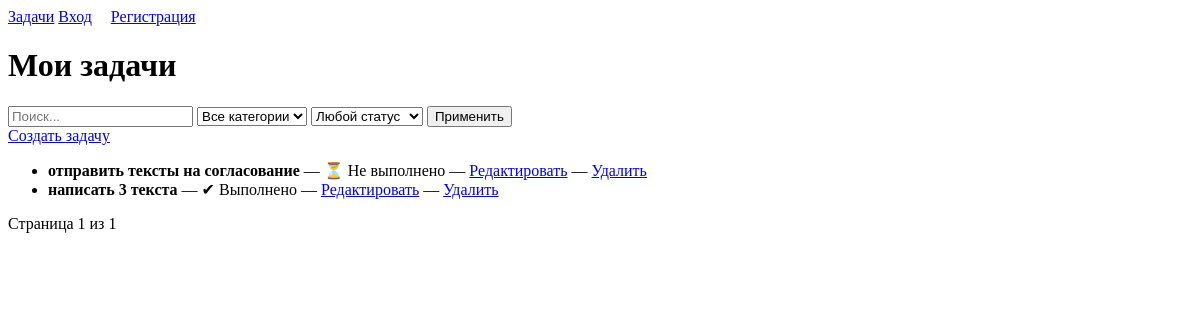
/, run on an earlier commit of the app's database.
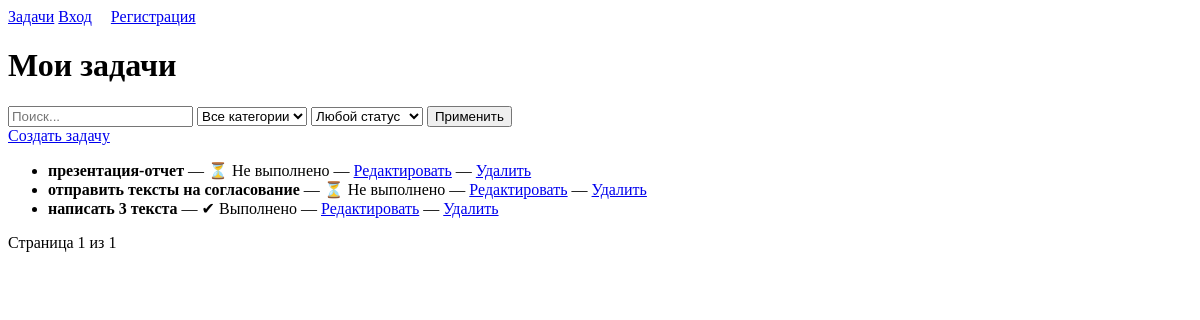
And on a later commit of the database.
### main/models.py (models this page shows, shortened)
class Task(models.Model):
	title = models.CharField(max_length=200)
	description = models.TextField(blank=True)
	created_at = models.DateTimeField(auto_now_add=True)
	deadline = models.DateField(null=True, blank=True)
	is_done = models.BooleanField(default=False)
	category = models.ForeignKey(Category, on_delete=models.CASCADE, null=True, blank=True)
	executor = models.ForeignKey(User, on_delete=models.SET_NULL, null=True, blank=True)

### main/views.py (the view)
# urls.py: path('', views.tasks_list, name="tasks_list"),
def tasks_list(request):
    tasks = Task.objects.all().order_by('-id')
    query = request.GET.get('q')
    if query:
        tasks = tasks.filter(title__icontains=query)
    category = request.GET.get('category')
    if category:
        tasks = tasks.filter(category__id=category)
    status = request.GET.get('status')
    if status == 'done':
        tasks = tasks.filter(is_done=True)
    elif status == 'not_done':
        tasks = tasks.filter(is_done=False)
    paginator = Paginator(tasks, 5) # 5 задач на страницу
    page = request.GET.get('page')
    tasks = paginator.get_page(page)
    return render(request, "tasks_list.html", {
        "tasks": tasks,
        "categories": Category.objects.all()
    })

### main/templates/tasks_list.html (shortened to what this page needs)
<!DOCTYPE html>
<html>
<head>
</head>
<body>
<nav>
    <a href="{% url 'tasks_list' %}">Задачи</a>
    {% if user.is_authenticated %}
    <span>{{ user.username }}</span>
    <form method="post" action="{% url 'logout' %}" style="display: inline;">
        {% csrf_token %}
        <button type="submit" style="
            background: none;
            border: none;
            color: #007bff;
            text-decoration: underline;
            cursor: pointer;
            padding: 0;
            margin-left: 15px;
            font: inherit;
        ">Выход</button>
    </form>
    {% else %}
    <a href="{% url 'login' %}">Вход</a>
    <a href="{% url 'register' %}" style="margin-left: 15px;">Регистрация</a>
    {% endif %}
</nav>
    <h1>Мои задачи</h1>
    <form method="GET">
        <input type="text" name="q" placeholder="Поиск...">
        <select name="category">
            <option value="">Все категории</option>
        </select>
        <select name="status">
            <option value="">Любой статус</option>
        </select>
        <button type="submit">Применить</button>
    </form>
    <a href="{% url 'task_create' %}">Создать задачу</a>
    <ul>
        {% for task in tasks %}
        <li>
            <strong>{{ task.title }}</strong> —
            {% if task.is_done %}✔ Выполнено{% else %}⏳ Не выполнено{% endif %}
            — <a href="{% url 'task_update' task.pk %}">Редактировать</a>
            — <a href="{% url 'task_delete' task.pk %}">Удалить</a>
        </li>
        {% empty %}
        <li>Пока нет задач</li>
        {% endfor %}
    </ul>
     <div>
        Страница {{ tasks.number }} из {{ tasks.paginator.num_pages }}
    </div>
</body>
</html>

What changed in the data, as far as the page shows it:
added Task: title "презентация-отчет", is_done "⏳ Не выполнено"
